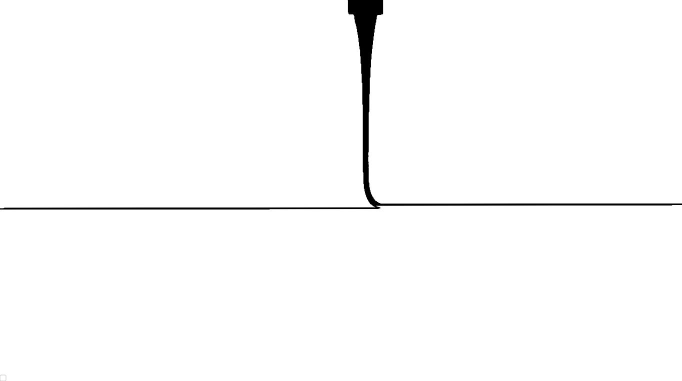
#> input picture upload/images/sil2.jpg, 1363 x 762 px (shown at 1/2 size)
$ python test.py
#> lines starting #> are read from the running program, lines starting #| are printed output that depends on the picture
from typing import List
import cv2
from matplotlib import pyplot as plt
import numpy as np
import pylab
from scipy.signal import savgol_filter
import scipy.signal as signal
from collections import Counter


# [11 lines left out: function splitArray, not called in this run]


def draw(imgX, imgY):
    pylab.plot(imgX, imgY, 'black')


# [40 lines left out: functions sectionContourDraw, showDer1, getBottomLineByColumn, not called in this run]


# 拟合评估
def fittingAssessment(inputArray1, inputArray2):
    return abs_sum(list(np.array(inputArray1)-np.array(inputArray2)))


# 列表元素绝对值之和
# [35 lines left out: functions abs_sum, getBottomLineByRow, not called in this run]


filePath = './upload/images/sil2.jpg'
img = cv2.imread(filePath, cv2.IMREAD_GRAYSCALE)
#> img is the input picture: shape (762, 1363); min 0, max 255, mean 251.5
xy = list(np.where(img < 128))
#> xy = 2 items
# xy = splitArray(xy[0], xy[1])
imgX = xy[1]
#> imgX = 14169 values, max 1362 at index 9419, min 0 at index 12872, mean 713.6
imgY = xy[0]
#> imgY = 14169 values from 0 to 418

pylab.figure(figsize=(16, 9))
pylab.plot(imgX, imgY, 'blue')

pylab.ylim(720, 0)
pylab.xlim(0, 1280)
pylab.xlabel('')
pylab.ylabel('')
pylab.axis('off')
pylab.legend(loc=3, borderaxespad=0., bbox_to_anchor=(0, 0))
pylab.margins(0.0)
pylab.show()
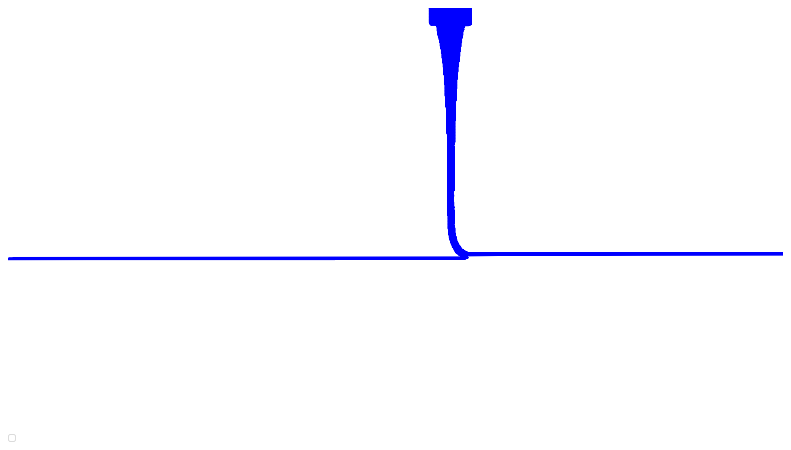
#> figure drawn by matplotlib, 1 panel

$ run again, with upload/images/sil4.jpg copied over upload/images/sil2.jpg
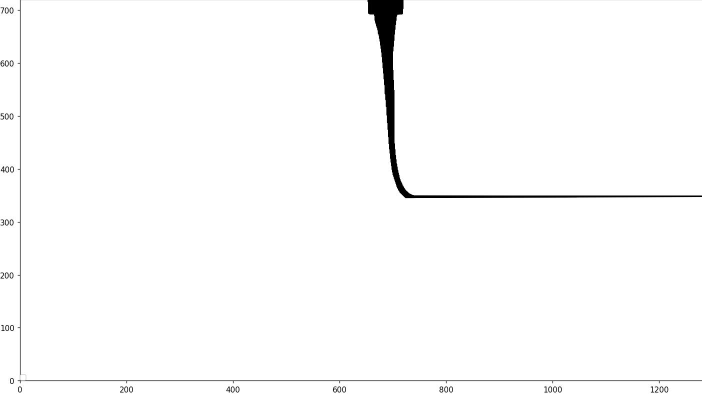
#> input picture upload/images/sil4.jpg, 1403 x 787 px (shown at 1/2 size)
#> img is the input picture: shape (787, 1403); min 0, max 255, mean 251.2
#> xy = 2 items
#> imgX = 15454 values, max 1402 at index 10644, min 1 at index 1084, mean 744.5
#> imgY = 15454 values from 0 to 784
#> `pylab.show()`:
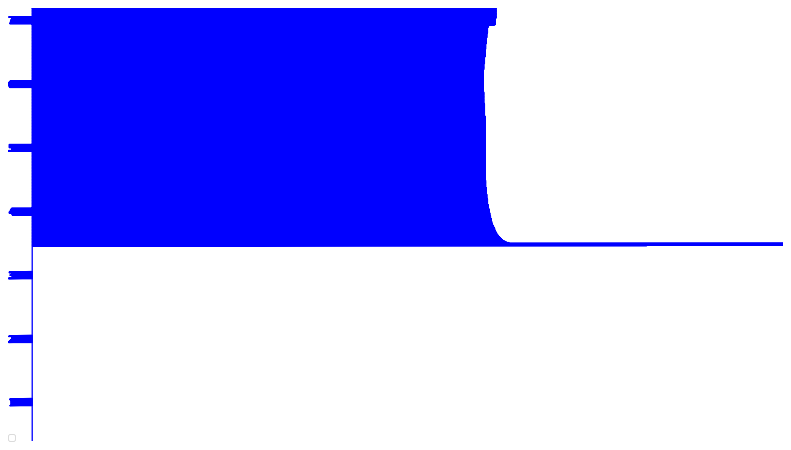
#> figure drawn by matplotlib, 1 panel
